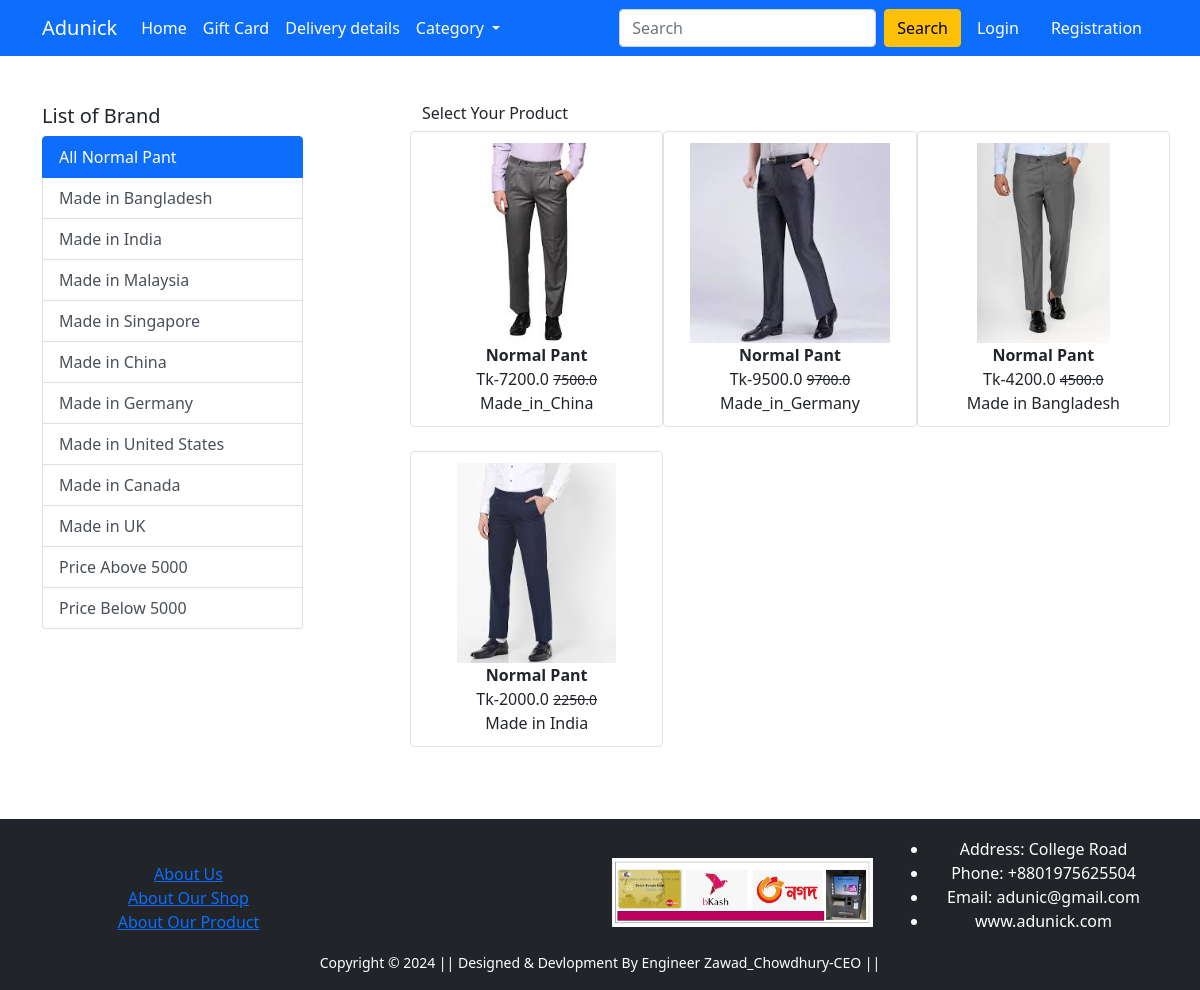
The app's page /Normal_Pant/ with its own data.
### Shop/models.py (models this page shows, shortened)
class Product(models.Model):
    title=models.CharField(max_length=100)
    selling_price=models.FloatField()
    discounted_price=models.FloatField()
    description=models.TextField()
    brand=models.CharField(max_length=100)
    category=models.CharField(choices=CATEGORY_CHOICES,max_length=200)
    product_image=models.ImageField(upload_to='product_img')

### Shop/views.py (the view)
# urls.py: path('Normal_Pant/', views.Normal_Pant, name='Normal_Pant'),
def Normal_Pant(request,data=None):
     if data==None:
          Normal_Pant=Product.objects.filter(category='P')
     elif data=='Made_in_Bangladesh' or data=='Made_in_India' or data=='Made_in_Malaysia' or data=='Made_in_Singapore' or data=='Made_in_China' or data=='Made_in_Germany' or data=='Made_in_United_States' or data=='Made_in_Canada'or data=='Made_in_UK' :
          Normal_Pant=Product.objects.filter(category='P').filter(brand=data)
     elif data=='below':
          Normal_Pant=Product.objects.filter(category='P').filter(discounted_price__lt=5000)
     elif data=='above':
          Normal_Pant=Product.objects.filter(category='P').filter(discounted_price__gt=5000)
     return render(request, 'Shop/Normal_Pant.html',{'Normal_Pant':Normal_Pant})

### Shop/templates/Shop/Normal_Pant.html (shortened to what this page needs)
{% extends 'Shop/base.html' %}
{% load static %}
{% block main-content %}
<div class="container my-5">
    <div class="row">
        <div class="col-sm-3">
            <h5>List of Brand</h5>
            <div class="list-group">
                <a href="{% url 'Normal_Pant'%}" class="list-group-item list-group-item-action active" aria-current="true">All Normal Pant</a>
                <a href="{% url 'Normal_Pant_item' 'Made_in_Bangladesh' %}" class="list-group-item list-group-item-action" aria-current="True">Made in Bangladesh</a>
                <a href="{% url 'Normal_Pant_item' 'Made_in_India' %}" class="list-group-item list-group-item-action" aria-current="True">Made in India</a>
                <a href="{% url 'Normal_Pant_item' 'Made_in_Malaysia' %}" class="list-group-item list-group-item-action" aria-current="True">Made in Malaysia</a>
                <a href="{% url 'Normal_Pant_item' 'Made_in_Singapore' %}" class="list-group-item list-group-item-action" aria-current="True">Made in Singapore</a>
                <a href="{% url 'Normal_Pant_item' 'Made_in_China' %}" class="list-group-item list-group-item-action" aria-current="True">Made in China</a>
                <a href="{% url 'Normal_Pant_item' 'Made_in_Germany' %}" class="list-group-item list-group-item-action" aria-current="True">Made in Germany</a>
                <a href="{% url 'Normal_Pant_item' 'Made_in_United_States' %}" class="list-group-item list-group-item-action" aria-current="True">Made in United States</a>
                <a href="{% url 'Normal_Pant_item' 'Made_in_Canada' %}" class="list-group-item list-group-item-action" aria-current="True">Made in Canada</a>
                <a href="{% url 'Normal_Pant_item' 'Made_in_UK' %}" class="list-group-item list-group-item-action" aria-current="True">Made in UK</a>
                <a href="{% url 'Normal_Pant_item' 'above' %}" class="list-group-item list-group-item-action" aria-current="True">Price Above 5000</a>
                <a href="{% url 'Normal_Pant_item' 'below' %}" class="list-group-item list-group-item-action" aria-current="True">Price Below 5000</a>
            </div>
        </div>
        <div class="col-sm-8 offset-sm-1">
            <h6>Select Your Product</h6>
            <div class="row">
                {% for Product in Normal_Pant %}
                <div class="col-sm-4 text-center mb-4 img-fluid img-thumbnail">
                    <a href="{% url 'product-detail' Product.id %}" class="btn">
                        <div class="item">
                            <img src="{{Product.product_image.url}}" alt="Product Not Available" height="200" class="">
                            <div class="fw-bold">{{Product.title}}</div>
                            <div>Tk-{{Product.discounted_price}}
                                <small class="fw-light text-decoration-line-through">{{Product.selling_price}}</small>
                                <br>
                                {{Product.brand}}
                            </div>
                        </div>
                    </a>
                </div>
                {% endfor %}
            </div>
        </div>
    </div>
</div>
{% endblock main-content %}

### records on screen
Product: product_image (picture), title "Normal Pant", discounted_price "7200.0", selling_price "7500.0", brand "Made_in_China"
Product: product_image (picture), title "Normal Pant", discounted_price "9500.0", selling_price "9700.0", brand "Made_in_Germany"
Product: product_image (picture), title "Normal Pant", discounted_price "4200.0", selling_price "4500.0", brand "Made in Bangladesh"
Product: product_image (picture), title "Normal Pant", discounted_price "2000.0", selling_price "2250.0", brand "Made in India"
